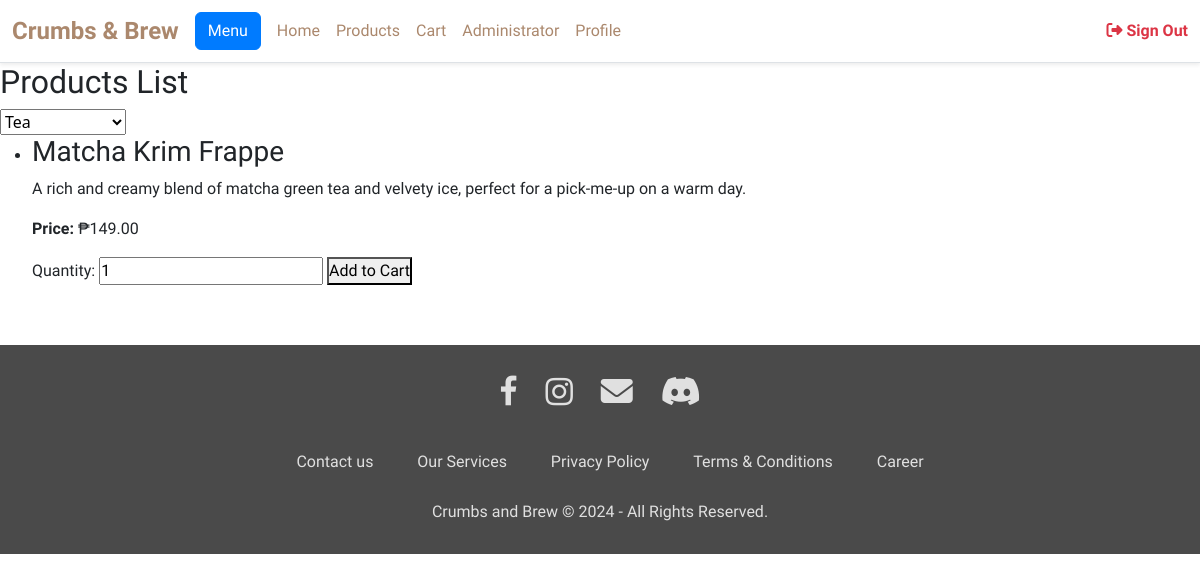
The page /view_product.php?category=2 on the database its author committed.
### tables this page shows
CREATE TABLE `products` (
  `id` int(11) NOT NULL,
  `product_name` varchar(255) NOT NULL,
  `product_description` text NOT NULL,
  `product_price` decimal(10,2) NOT NULL,
  `category_id` int(11) DEFAULT NULL,
  `removed` tinyint(1) DEFAULT 0,
  `status` enum('Active','Removed') DEFAULT 'Active'
);

### view_product.php (the view, shortened to what this page needs)
<?php
include 'includes/header.php';
include('db/db_connection.php');
$category_query = "SELECT * FROM categories";
$category_result = mysqli_query($conn, $category_query);
if (isset($_GET['category']) && $_GET['category'] != '') {
    $category_id = $_GET['category'];
    $query = "SELECT * FROM products WHERE category_id = '$category_id'";
} else {
    $query = "SELECT * FROM products";
}
$result = mysqli_query($conn, $query);
?>
<!DOCTYPE html>
<html lang="en">
<head>
</head>
<body>
    <h2>Products List</h2>
    <select id="category-dropdown" name="category" onchange="window.location.href='view_product.php?category='+this.value">
        <?php while ($category = mysqli_fetch_assoc($category_result)) : ?>
            <option value="<?php echo $category['category_id']; ?>" <?php if (isset($_GET['category']) && $_GET['category'] == $category['category_id']) echo 'selected'; ?>>
                <?php echo $category['category_name']; ?>
            </option>
        <?php endwhile; ?>
    </select>
    <?php if (mysqli_num_rows($result) > 0) : ?>
        <ul>
            <?php while ($product = mysqli_fetch_assoc($result)) : ?>
                <li>
                    <h3><?php echo $product['product_name']; ?></h3>
                    <p><?php echo $product['product_description']; ?></p>
                    <p><strong>Price:</strong> ₱<?php echo number_format($product['product_price'], 2); ?></p>
                    <form action="cart.php" method="post">
                        <label for="quantity_<?php echo $product['id']; ?>">Quantity:</label>
                        <input type="number" name="quantity" id="quantity_<?php echo $product['id']; ?>" value="1" min="1">
                        <button type="submit" name="add_to_cart">Add to Cart</button>
                    </form>
                </li>
            <?php endwhile; ?>
        </ul>
    <?php else: ?>
        <p>No products added yet.</p>
    <?php endif; ?>
</body>
<?php include 'includes/footer.php'; ?>
</html>

### styles.css (style rules this page uses)
* { font-family: 'Play', sans-serif; margin: 0; padding: 0; }

### rows shown on the page
products: product_name "Matcha Krim Frappe", product_description "A rich and creamy blend of matcha green tea and velvety ice, perfect for a pick-me-up on a warm day.", product_price "149.00"

### other values the page prints
form field category "Tea"
